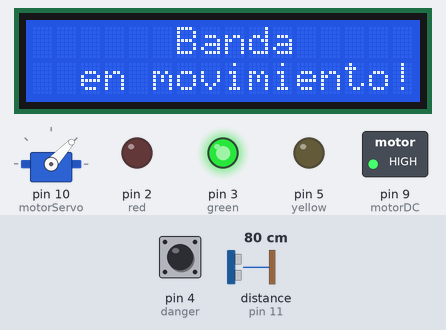
Simulated run of this sketch. Board: Arduino Mega 2560, built with avr-gcc and run on an emulated ATmega2560. Shown: 16×2 character LCD, servo, switched loads named in the sketch (green lamp = pin HIGH), output pins drawn as LEDs (lit = HIGH). Wiring (inferred from the names in the program): ultrasonic range finder: trigger pin 12; echo pin 11. Dashed ring = blinking. The test bench sets the inputs (shaded band); at power-on: pin 4 (danger) LOW, distance to the obstacle (sensor on pin 11) 80 cm. The echo pulse lasts 58.3 µs per cm; pins used as bus, display or sensor lines are not drawn; what the sketch prints to the serial monitor is not drawn.

Above: at 0.52 s.
1.3 s: pin 4 (danger) driven HIGH
At 2.3 s:
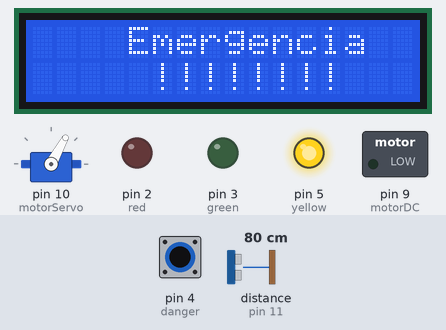
2.8 s: pin 4 (danger) driven LOW
At 2.95 s:
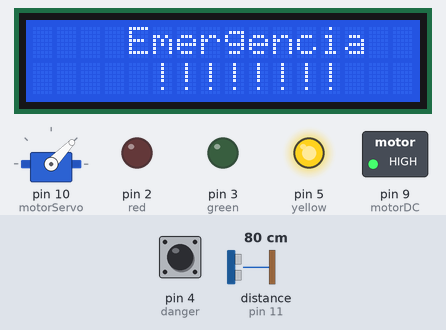
4.9 s: pin 4 (danger) driven HIGH
At 6.1 s:
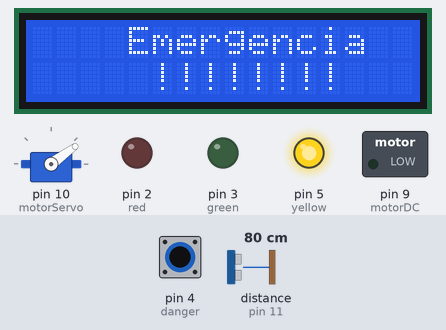
6.4 s: pin 4 (danger) pulsed LOW 5 times (0.12 s each, 0.3 s apart)
At 6.97 s:
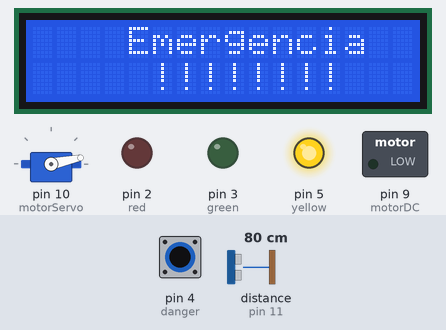
9.4 s: pin 4 (danger) driven LOW
At 9.85 s:
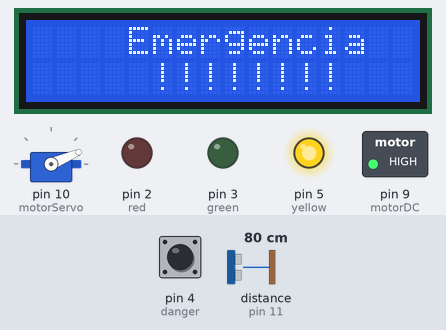
13.3 s: distance to the obstacle (sensor on pin 11) set to 2 cm
At 13.62 s:
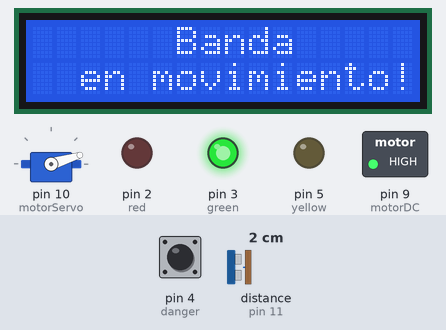
Timing chart, 0 to 63.7 s (numbered marks = the images above; inputs shaded):
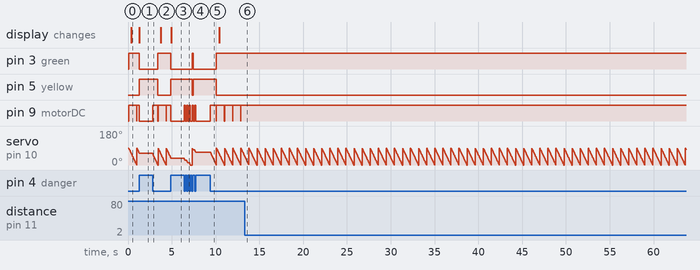

The sketch:

clase2.ino
```cpp
#include <Servo.h>
#include <LiquidCrystal.h>
#include <stdio.h>

//Estado del programa
int estado = 0;

//Puertos que utilizaremos para led y botones
const int red = 2;
const int green = 3;
const int yellow = 5;
const int danger = 4;
const int motorDC = 9;
const int motorServo = 10;

//Crear el objeto LiquidCrystal (RS,Enable,D4,D5,D6,D7);
LiquidCrystal lcd(22,23,24,27,29,33);

//Variables del sensor ultrasonico
long duracion; //Tiempo en que la onda viaja al objeto y regresa.
long distancia; // Distancia del objeto
int trig = 12; //Recibe el pulso para comenzar la medidicion
int echo = 11; //Devuelve un pulso continuo, y dura tiempo en que la onda va y regresa.

//Varibles de la pantalla
String mensaje1_fila0 = "     Banda      ";
String mensaje1_fila1 = " en movimiento! ";
String mensaje2_fila0 = "     Banda      ";
String mensaje2_fila1 = "    detenida!   ";
String mensaje3_fila0 = "   Emergencia   ";
String mensaje3_fila1 = "    !!!!!!!!    ";

//Servo motor
Servo servoMotor;
int pos = 0;


void setup() {
  Serial.begin(9600);
  Serial3.begin(9600);

  //Seleccionamos el tipo de pin de salida/entrada
  pinMode(red,OUTPUT);
  pinMode(green,OUTPUT);
  pinMode(yellow,OUTPUT);
  pinMode(motorDC,OUTPUT);
  pinMode(danger,INPUT);

  //Pines del ultrasonico
  pinMode(trig,OUTPUT);
  pinMode(echo,INPUT);

  //Estado inicial de la pantalla
  lcd.begin(16,2); // 16 columnas y 2 filas
  lcd.setCursor(1,0); //1 columna y fila 0
  lcd.print(mensaje2_fila0);
  lcd.setCursor(1,1); //1 columna y fila 1
  lcd.print(mensaje2_fila1);

  //Inicializar servo en que pin
  servoMotor.attach(motorServo);

}

void loop() {
  switch(estado){
        case 0: SelectorEstado();
                break;
        case 1: Movimiento();
                break;
        case 2: Detenido();
                break;
        case 3: Emergencias();
                break;
  }
}

void Emergencias(){
     //Configuracion LEDS
     digitalWrite(red, LOW);
     digitalWrite(green, LOW);
     digitalWrite(yellow, HIGH);

     //configuracion de la pantalla
     lcd.setCursor(1,0); //1 columna y fila 0
     lcd.print(mensaje3_fila0);
     lcd.setCursor(1,1); //1 columna y fila 1
     lcd.print(mensaje3_fila1);

     boton_Emergencia();

}

void SelectorEstado(){
     if(Distancia_objeto()){
        //Esta cerca cambiamos de estado
        estado = 1;
     }else{
        //Esta lejos.
        estado = 2;
     }
}

void Detenido(){
     //Configuracion LEDS
     digitalWrite(red, HIGH);
     digitalWrite(green, LOW);
     digitalWrite(yellow, LOW);
     //configuracion de la pantalla
     lcd.setCursor(1,0); //1 columna y fila 0
     lcd.print(mensaje2_fila0);
     lcd.setCursor(1,1); //1 columna y fila 1
     lcd.print(mensaje2_fila1);

     //Verificacion del estado
     SelectorEstado();

     //Boton de emergencia
     boton_Emergencia();
}

void Movimiento(){
     //Configuracion LEDS
     digitalWrite(red, LOW);
     digitalWrite(green, HIGH);
     digitalWrite(yellow, LOW);
     //configuracion de la pantalla
     lcd.setCursor(1,0); //1 columna y fila 0
     lcd.print(mensaje1_fila0);
     lcd.setCursor(1,1); //1 columna y fila 1
     lcd.print(mensaje1_fila1);

     //Movimiento del motor
     Activar_Motor();

     //Verificacion del estado
     SelectorEstado();

     boton_Emergencia();
}

void boton_Emergencia(){
    int boton = digitalRead(danger);
    if(boton == 1){
      //Cambiamo de estado
      estado = 3;
      //Detenemos los motores DC
      digitalWrite(motorDC,LOW);
      //Llamamos a Emergencias
      Emergencias();
    }
}

void Activar_Motor(){
     // Movemos el servo de 0 a 90
     for(pos = 90;pos >= 0;pos--){
        servoMotor.write(pos);
        //Movimiento motorDC
        digitalWrite(motorDC,HIGH);
        delay(10);
        boton_Emergencia();
     }
     //Movimiento motorDC
     digitalWrite(motorDC,LOW);
}

bool Distancia_objeto(){
     Disparo_Ultrasonico();
     duracion = pulseIn(echo,HIGH); //El tiempo que le toma en ir y venir el sonido.
     //Distancia en centimetros
     distancia = duracion / 58.4;

     boton_Emergencia();

     if(distancia <= 300) {
       Serial.println("A menos de 300 cm.");
       return true;
     }else{
       Serial.println("A mas de 300 cm.");
       return false;
     }
}

void Disparo_Ultrasonico(){
     digitalWrite(trig, LOW);
     delayMicroseconds(4);
     digitalWrite(trig, HIGH);
     delayMicroseconds(10);
     digitalWrite(trig,LOW);
}
```

Measured:
- after the input at 1.3 s, pin 3 (green): HIGH → LOW at once; pin 5 (yellow): LOW → HIGH at once; servo on pin 10 (motorServo): stops changing and stays 61°; the display: changes at once (image 1)
- after the input at 2.8 s, pin 3 (green): LOW → HIGH after 0.62 s; pin 5 (yellow): HIGH → LOW after 0.62 s; pin 9 (motorDC): goes HIGH 0.61 s, LOW 0.01 s, HIGH 0.92 s, LOW 0.01 s, then HIGH, starting at once; servo on pin 10 (motorServo): ramps from 90° to 0° and jumps back, once every 0.92 s
- after the input at 4.9 s, pin 3 (green): HIGH → LOW at once; pin 5 (yellow): LOW → HIGH at once; servo on pin 10 (motorServo): stays 36° (without the input it goes to 34° after 0.02 s); the display: changes at once (image 3)
- after the input at 6.4 s, pin 3 (green): LOW → HIGH after 0.91 s, → LOW 0.12 s later; pin 5 (yellow): HIGH → LOW after 0.91 s, → HIGH 0.12 s later; pin 9 (motorDC): alternates HIGH for 0.12 s and LOW for 0.18 s, 10 changes in all, then stays LOW, starting at once
- after the input at 9.4 s, pin 3 (green): LOW → HIGH after 0.69 s; pin 5 (yellow): HIGH → LOW after 0.69 s; pin 9 (motorDC): LOW → HIGH at once, then repeats every 0.93 s: LOW 0.01 s, HIGH 0.92 s; servo on pin 10 (motorServo): ramps from 90° to 0° and jumps back, once every 0.94 s
- after the input at 13.3 s, pin 9 (motorDC): stops changing and stays HIGH
